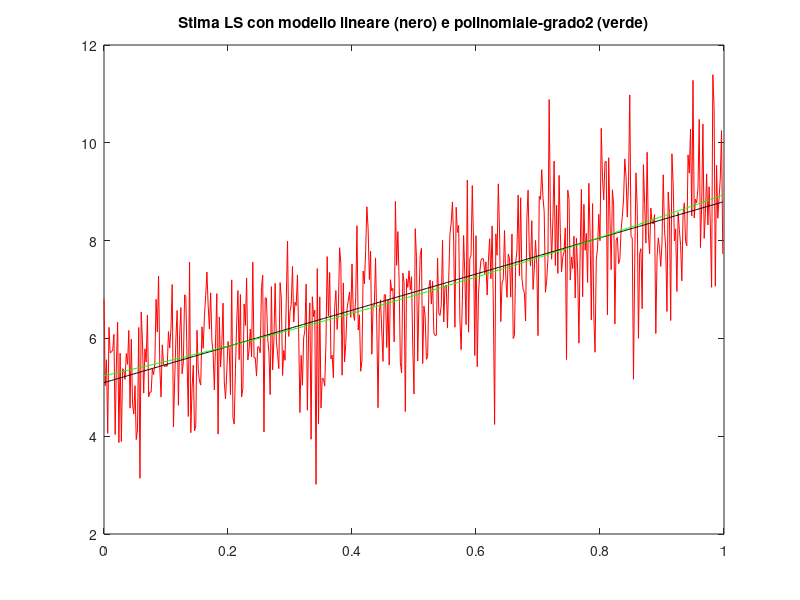

Reproduce this figure in MATLAB.
% Regressione lineare VS regressione polinomiale
clear all;
close all;
clc;


fc=1000;

t=0:1/fc:1-1/fc;
w=randn(size(t));



y=5+4*t+w;

wrid=w(1:2:end);
trid=t(1:2:end); %set ridotto di misure
yrid=y(1:2:end);

Hlin=[ones(size(trid))' trid'];
Hpol=[ones(size(trid))' trid' (trid.^2)'];


figure,plot(trid,yrid,'r'),title('Stima LS con modello lineare (nero) e polinomiale-grado2 (verde)')

%soluzione ai minimi quadrati con modello lineare

theta_s=(Hlin'*Hlin)^-1*Hlin'*yrid';

y_ric=theta_s(1)+theta_s(2)*trid;

hold on, plot(trid,y_ric,'k'),

%soluzione ai minimi quadrati con modello polinomiale (2 grado)

theta_s=(Hpol'*Hpol)^-1*Hpol'*yrid';

y_ric=theta_s(1)+theta_s(2)*trid+theta_s(3)*trid.^2;

hold on, plot(trid,y_ric,'g'),